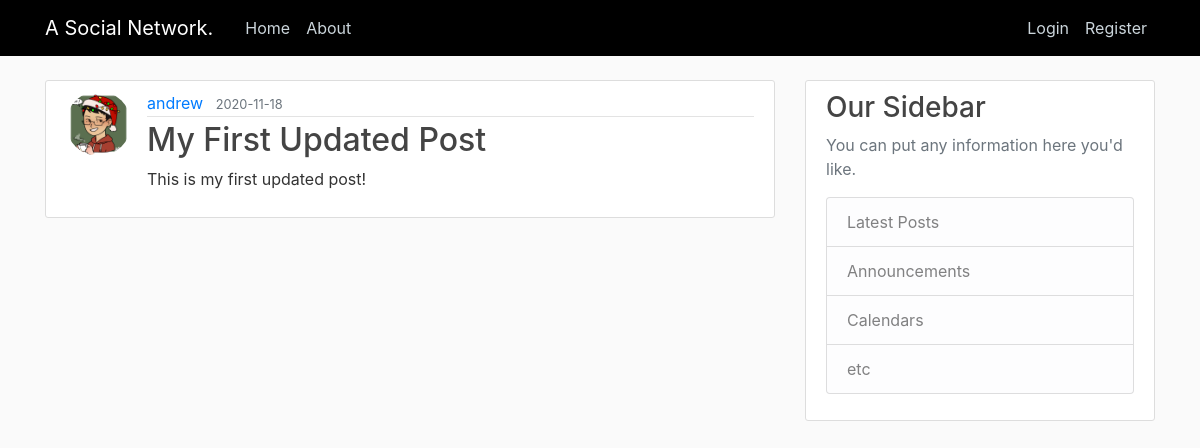
/post/1, run on an earlier commit of the app's database.
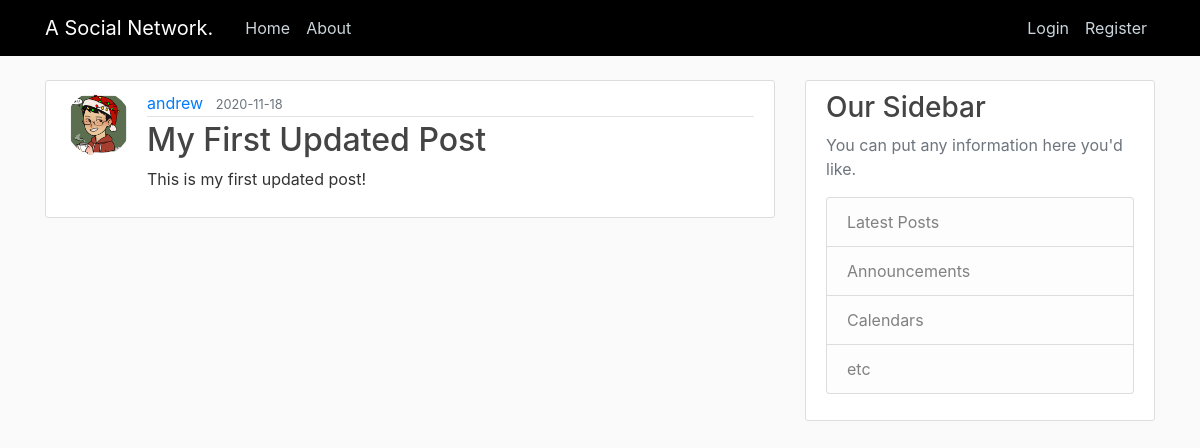
And on a later commit of the database.
### app/models.py (models this page shows, shortened)
class User(db.Model, UserMixin):
    id = db.Column(db.Integer, primary_key = True)
    username = db.Column(db.String(20), unique=True, nullable=False)
    email = db.Column(db.String(120), unique=True, nullable=False)
    image_file = db.Column(db.String(20),nullable=False, default='default.jpg')
    password = db.Column(db.String(60),nullable=False)
    posts = db.relationship('Post', backref='author', lazy=True)

### app/posts/routes.py (the view)
@posts.route('/post/<int:post_id>', methods = ['GET', 'POST'])
def post(post_id):
    post = Post.query.get_or_404(post_id)
    return render_template('post.html', title = post.title, post=post)

### app/templates/post.html (shortened to what this page needs)
{% extends 'layout.html' %}
{% block content %}
    <article class="media content-section">
        <img class="rounded-circle article-img" src="{{ url_for('static', filename='profile_pics/' + post.author.image_file) }}" alt="profile_picture">
        <div class="media-body">
        <div class="article-metadata">
            <a class="mr-2" href="{{ url_for('users.user_posts', username=post.author.username) }}">{{ post.author.username }}</a>
            <small class="text-muted">{{ post.date_posted.strftime('%Y-%m-%d') }}</small>
        </div>
        <h2 class = 'article-title'>{{ post.title }}</h2>
        <p class="article-content">{{ post.content }}</p>
        </div>
    </article>
{% endblock content %}

What changed in the data, as far as the page shows it:
changed User "andrew": image_file: a different picture
